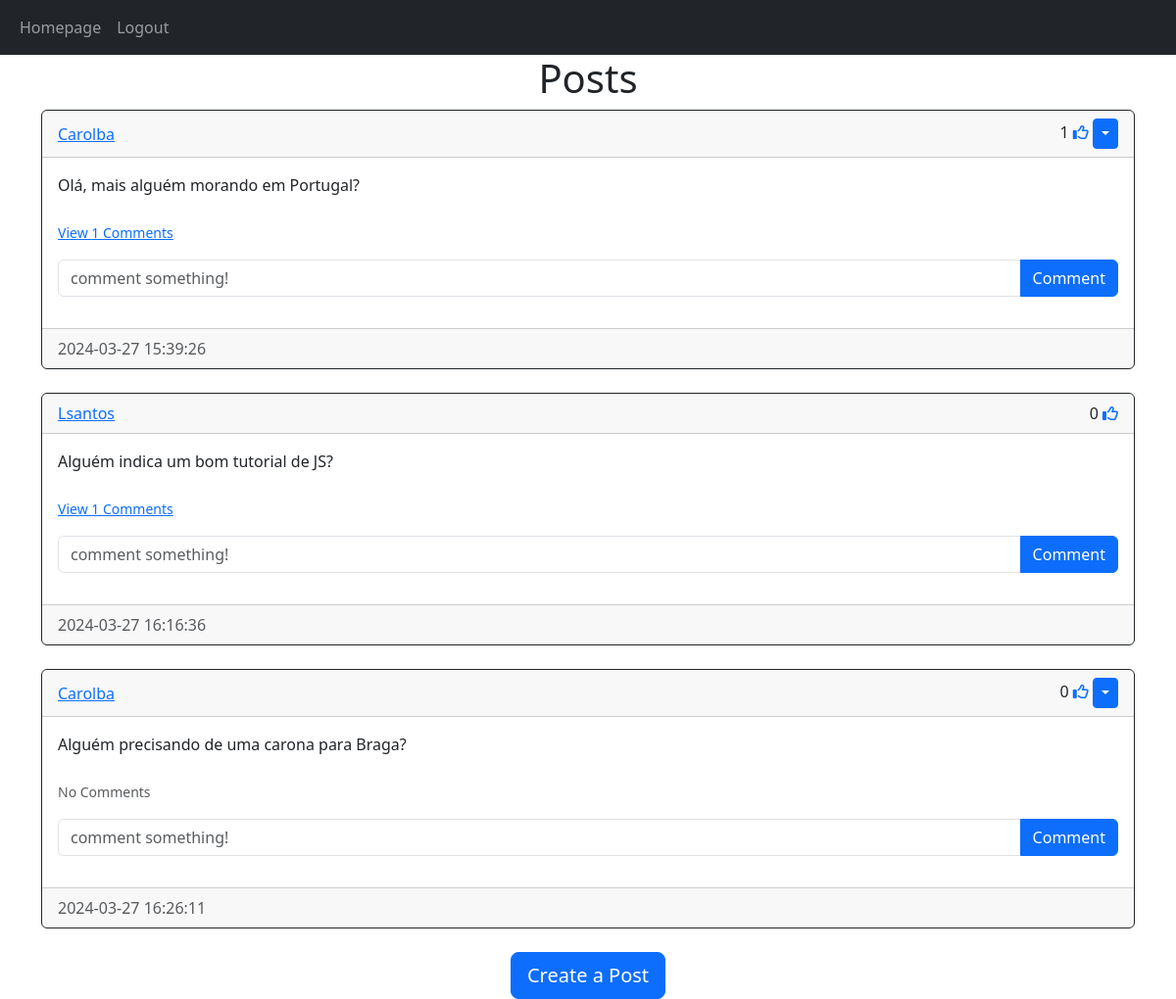
/homepage (signed in), run on the app's committed database.
### website/models.py (models this page shows)
class Post(db.Model):
    id= db.Column(db.Integer, primary_key=True)
    text= db.Column(db.Text, nullable=False)
    date_created=db.Column(db.DateTime(timezone=True), default=func.now())
    author= db.Column(db.Integer, db.ForeignKey('user.id', ondelete='cascade'), nullable=False)
    comments=db.relationship('Comment', backref='post', passive_deletes=True)
    likes=db.relationship('Like', backref='post', passive_deletes=True)

class User(db.Model, UserMixin):
    id= db.Column(db.Integer, primary_key=True)
    email= db.Column(db.String(150), unique=True)
    username= db.Column(db.String(150), unique=True)
    password= db.Column(db.String(255))
    date_created=db.Column(db.DateTime(timezone=True), default=func.now())
    posts=db.relationship('Post', backref='user', passive_deletes=True)
    comments=db.relationship('Comment', backref='user', passive_deletes=True)
    likes=db.relationship('Like', backref='user', passive_deletes=True)

### website/views.py (the view)
@views.route("/homepage")
@login_required
def homepage():
    posts= Post.query.all()
    return render_template("homepage.html", user=current_user, posts=posts)

### website/__init__.py (called while the page is built)
def create_app():
    app=Flask(__name__)
    app.config['SECRET_KEY']= "carol"
    app.config['SQLALCHEMY_DATABASE_URI']= f'sqlite:///database.db'
    db.init_app(app)
    from .views import views
    from .auth import auth
    app.register_blueprint(views, url_prefix="/")
    app.register_blueprint(auth, url_prefix="/")
    from .models import User, Post, Comment, Like
    create_database(app)
    login_manager = LoginManager()
    login_manager.login_view = 'auth.login'
    login_manager.init_app(app)
    @login_manager.user_loader
    def load_user(id):
        return User.query.get(int(id))
    return app

### website/templates/homepage.html (shortened to what this page needs)
{% extends "posts_div.html" %}

### website/templates/posts_div.html (shortened to what this page needs)
{% extends "base.html" %}
{% block content%}
<h1 style="text-align: center;">
    {% block header%}Posts{% endblock %}</h1>
<div id="posts">
    {% for post in posts %}
    <div class="card border-dark">
        <div class="card-header d-flex justify-content-between align-items-center">
            <a href="/posts/{{post.user.username}}">{{post.user.username}}</a>
            <div>
                {{post.likes|length}}
                <a href="/like_post/{{post.id}}"><i class="far fa-thumbs-up"></i></a>
                {% if user.id == post.author %}
                <div class="btn-group">
                    <button type="button" class="btn btn-sm btn-primary dropdown-toggle" data-bs-toggle="dropdown"></button>
                </div>
                {% endif %}
            </div>
        </div>
        <div class="card-body">
            <div class="card-text">{{post.text}}</div>
            <br>
            <p class="card-text">
                {% if post.comments|length > 0 %}
                <a data-bs-toggle="collapse" href="#comments-{{post.id}}" role="button">
                <small>View {{post.comments|length}} Comments</small></a>
                {% else %}
                <small class="text-muted">No Comments</small>
                {% endif %}
            </p>
            <form action="/create_comment/{{post.id}}" class="input-group mb-3" method="POST">
                <input type="text" id="text" name="text" class="form-control" placeholder="comment something!">
                <button type="submit" class="btn btn-primary">Comment</button>
            </form>
        </div>
        <div class="card-footer text-muted">{{post.date_created}}</div>
    </div>
    <br>{% endfor %}
</div>
{% block footer %}
<div style="text-align: center;">
    <a href="/create_post"><button type="button" class="btn btn-primary btn-lg">Create a Post</button></a>
</div>
{% endblock %}
{% endblock %}

### data on the page
Post: user.username "Carolba", likes|length "1", text "Olá, mais alguém morando em Portugal?", comments|length "1", date_created "2024-03-27 15:39:26"
Post: user.username "Lsantos", likes|length "0", text "Alguém indica um bom tutorial de JS?", comments|length "1", date_created "2024-03-27 16:16:36"
Post: user.username "Carolba", likes|length "0", text "Alguém precisando de uma carona para Braga?", shows "No Comments", date_created "2024-03-27 16:26:11"
